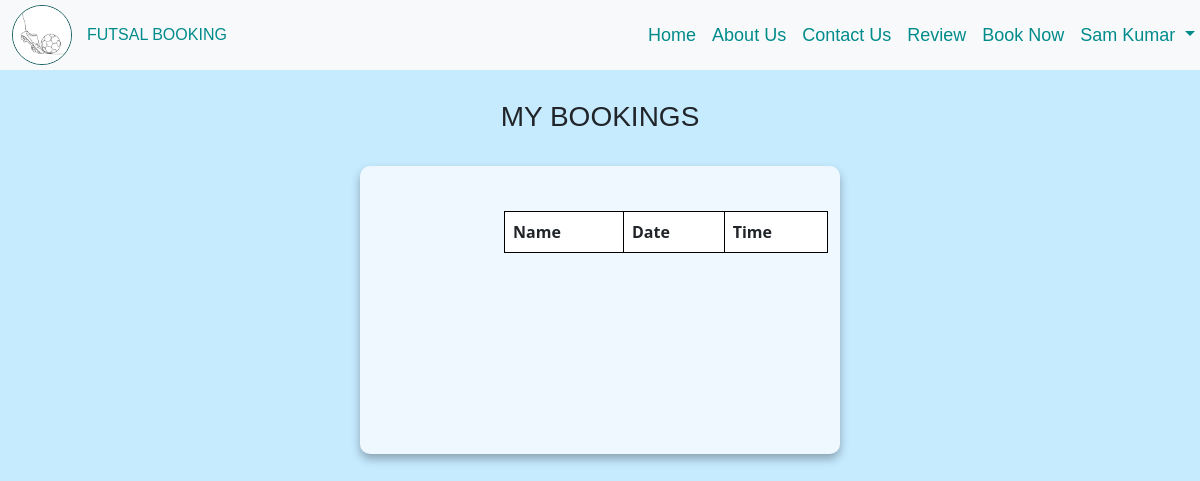
The page /booking_list/ (signed in) on the database as committed earlier.
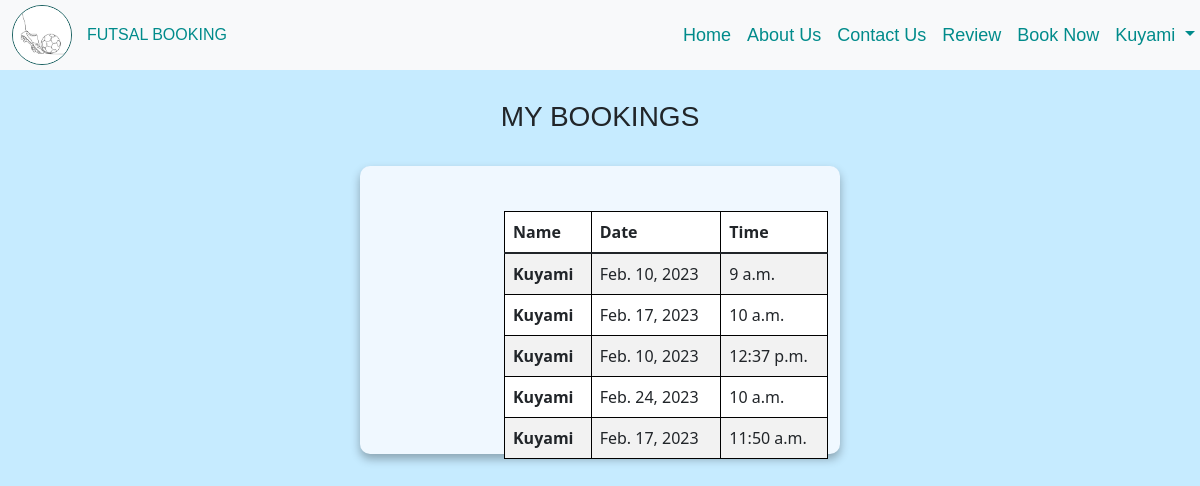
The same page on the database as committed later.
### my_app/models.py (models this page shows, shortened)
class player(AbstractBaseUser):
    email= models.EmailField (verbose_name= "email address", max_length= 60,unique = True )
    name=models.CharField (verbose_name="name", max_length=200, unique= True)
    phone=models.CharField (verbose_name="phone", max_length=15)
    pimg=models.ImageField (verbose_name="pimg",upload_to="displaypic",default= "defaultpic.png",null=True, blank=True)
    is_admin=models.BooleanField (default= False)
    is_active=models.BooleanField (default= True)
    is_superuser=models.BooleanField (default= False)
    is_staff=models.BooleanField (default= False)
    USERNAME_FIELD="email"
    REQUIRED_FIELDS =["name", "phone", "pimg"]
    objects =playerManager( )

class Booking(models.Model):
    p_name=models.CharField(verbose_name='p_name',max_length=100, blank=True)
    time=models.TimeField(verbose_name='time', blank=True)
    date=models.DateField(verbose_name='date', blank=True)

### my_app/views.py (the view)
# urls.py: path('booking_list/',booking_list,name="booking_list"),
def booking_list(request):
    context={}
    context['books']=Booking.objects.all().filter(p_name=request.user.name)
    return render(request,'my_app/booking_list.html',context)

### my_app/templates/my_app/booking_list.html
{% extends 'my_app/base.html' %}
{% block content %}
<div class="name"><h3>MY BOOKINGS</h3></div>
<br>
<div class="container">&nbsp;
<table class="table table-striped table-bordered table-hover"
  style="
    border-color:black;
    margin-left:0px;
    max-height:24vw;
  ">
  <thead>
    <tr>
        <th scope="col">Name</th>
        <th scope="col">Date</th>
        <th scope="col">Time</th>
    </tr>
  </thead>
  <tbody class="table-group-divider" >
  {% for b in books %}
  <trbody>
    <tr>
        <th scope="row">{{b.p_name}}</th>
        <td>{{b.date}}</td>
        <td>{{b.time}}</td>
    </tr>
  </trbody>
  {% endfor %}
  </tbody>
</table>
</div>
{% endblock %}

### my_app/templates/my_app/base.html (shortened to what this page needs)
<!DOCTYPE html>
{% load static %}
<html lang="en">
  <head>
    <link
      href="https://cdn.jsdelivr.net/npm/bootstrap@5.3.0-alpha1/dist/css/bootstrap.min.css"
      rel="stylesheet"
    />
    <link rel="stylesheet" href="{% static "my_app/style.css" %}" />
  </head>
  <body >
    {% if request.user.name %}
      <nav class="navbar navbar-expand-lg bg-body-tertiary ">
        <div class="container-fluid ">
          <a class ="navbar-brand logo-main"  aria-current="page" href="/home"><img src="{% static "ball.jpg" %}" class="logo" /><label class="logoTitle">FUTSAL BOOKING</label></a>
          <div class="collapse navbar-collapse nav-width" id="navbarNavAltMarkup">
            <div class="navbar-nav d-flex justify-content-end">
              <a class="nav-link " href="/home" id="home" name="home">Home</a>
              <a class="nav-link" href="/about_us" id="about_us" name="about_us">About Us</a>
              <a class="nav-link" href="/contact_us" id="contact_us" name="contact_us">Contact Us</a>
              <a class="nav-link" href="/review" id="review" name="review">Review</a>
              <a class="nav-link" href="/booking" id="booking" name="booking">Book Now</a>
              <li class="nav-item dropdown">
                <a class="nav-link dropdown-toggle" href="#" role="button" data-bs-toggle="dropdown" aria-expanded="false" id="name">
                  {{request.user.name}}
                </a>
                  </li>
            </div>
          </div>
        </div>
      </nav>
      {% endif %}
      {% block content %}
      {% endblock %}
    </body>
    </html>

### my_app/static/my_app/style.css (style rules this page uses)
body { background-color: #c6ebff; }
.logo { width: 60px; height: 60px; border: 1px solid #175f5f; border-radius: 50%; margin-right: 15px; }
.navbar-nav { width: 80vw; }
.navbar { height: 70px; display: flex; }
.navbar-brand { font-size: 36px; font-family: sans-serif, "Times New Roman", Times, serif; }
.nav-link { color: darkcyan; font-size: 18px; font-family: sans-serif, "Times New Roman", Times, serif; }
.name { text-align: center; font-family: sans-serif, "Times New Roman", Times, serif; font-size: 28px; margin-top: 2.5%; }
.logo-main { display: flex; flex-direction: row; align-items: center; justify-content: space-between; }
.logoTitle { font-size: 16px; color: darkcyan; }
.navbar-collapse { align-items: center; }
.container { box-shadow: 0 5px 10px rgba(0, 0, 0, 0.3); width: 40vw; height: 24vw; align-items: center; background-color: aliceblue; padding-left: 12%; padding-top: 1.8%; border-radius: 10px; }

Rows that differ between the two databases and show on the page:
changed player: user.name "Sam Kumar" → "Kuyami"
added Booking: p_name "Kuyami", date "Feb. 10, 2023", time "9 a.m."
added Booking: p_name "Kuyami", date "Feb. 17, 2023", time "10 a.m."
added Booking: p_name "Kuyami", date "Feb. 10, 2023", time "12:37 p.m."
added Booking: p_name "Kuyami", date "Feb. 24, 2023", time "10 a.m."
added Booking: p_name "Kuyami", date "Feb. 17, 2023", time "11:50 a.m."
